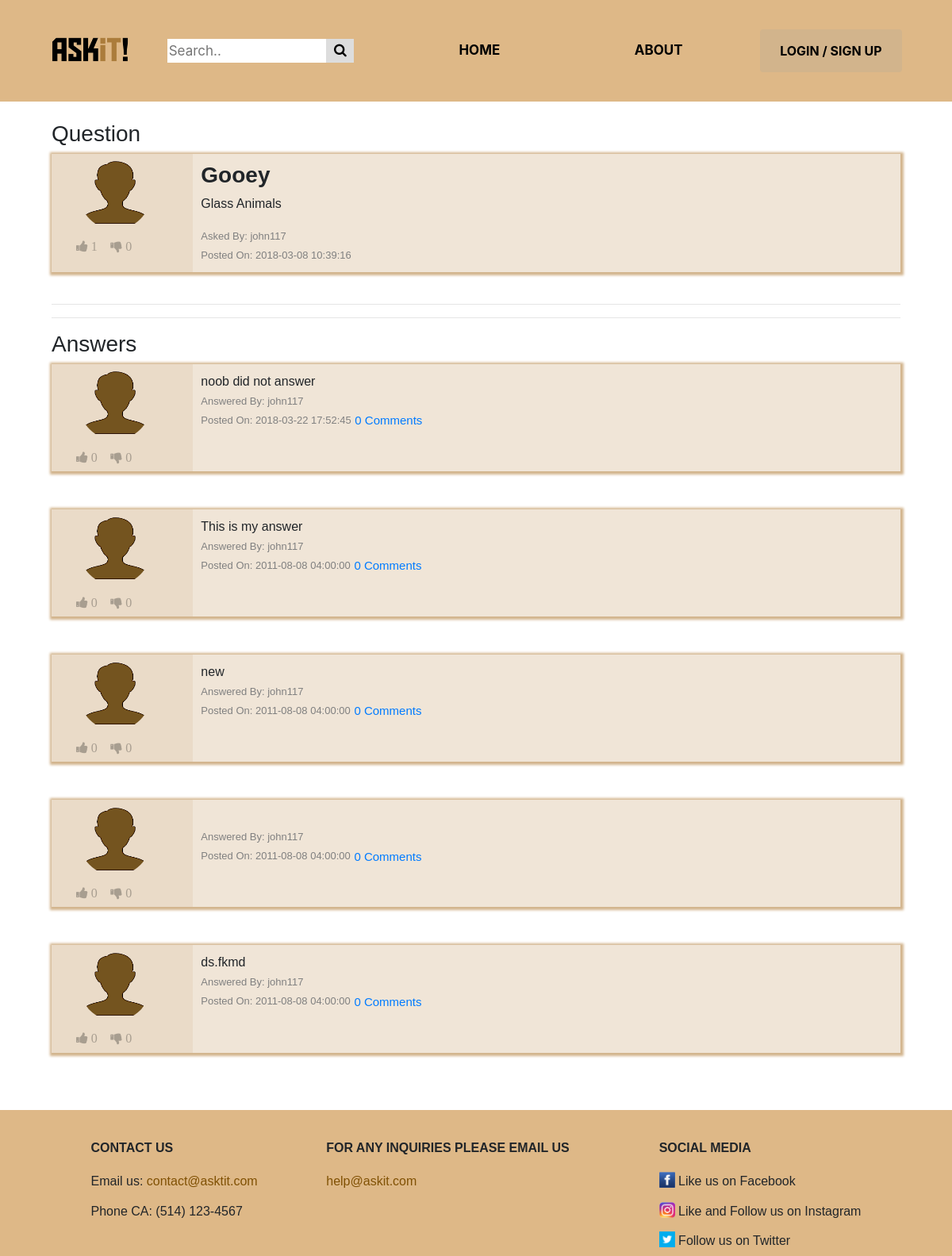
Screenshot of /home_page/questionThreadPage.php?questionid=5 with the database file from the repository.
### tables this page shows
CREATE TABLE IF NOT EXISTS `questions` (
  `id` int(11) NOT NULL AUTO_INCREMENT,
  `account_id` int(11) DEFAULT NULL,
  `header` varchar(100) NOT NULL DEFAULT 'Ain''t it Fun',
  `content` varchar(500) NOT NULL DEFAULT 'Brick by Boring Brick',
  `date` timestamp NOT NULL DEFAULT CURRENT_TIMESTAMP,
  `upvotes` mediumint(8) UNSIGNED NOT NULL DEFAULT '0',
  `downvotes` mediumint(8) UNSIGNED NOT NULL DEFAULT '0',
  `tags` varchar(100) NOT NULL DEFAULT 'noob',
  PRIMARY KEY (`id`),
  KEY `fk_questions_account_id` (`account_id`)
);

CREATE TABLE IF NOT EXISTS `accounts` (
  `id` int(11) NOT NULL AUTO_INCREMENT,
  `username` varchar(20) NOT NULL DEFAULT 'john117',
  `password` varchar(500) DEFAULT NULL,
  `name` varchar(25) NOT NULL DEFAULT 'default name',
  `last_name` varchar(25) NOT NULL DEFAULT 'default  last',
  `gender` set('Male','Female','Other') NOT NULL DEFAULT 'Male',
  `security_one` set('What is the first name of the person you first kissed?','What is the last name of the teacher who gave you your first failing grade?','What is your pets name?','What was the name of your elementary / primary school?','In what city or town does your nearest sibling live?','What was your childhood nickname?','What is the name of your favorite childhood friend?') DEFAULT 'What is the first name of the person you first kissed?',
  `security_two` set('In what city or town did your mother and father meet?','What is the middle name of your oldest child?','What is your favorite team?','What is your favorite movie?','What was your favorite sport in high school?','What was your favorite food as a child?','Who is your childhood sports hero?','What was the name of the company where you had your first job?') NOT NULL DEFAULT 'In what city or town did your mother and father meet?',
  `answer_one` varchar(20) NOT NULL DEFAULT 'a1',
  `answer_two` varchar(20) NOT NULL DEFAULT 'a2',
  `bio` varchar(500) NOT NULL DEFAULT 'Training to be like goku',
  `profession` set('Gamer','Student','Potatoe','Teacher','Professor','Hipster','Trainer','Sloth') NOT NULL DEFAULT 'Potatoe',
  `pin` varchar(4) DEFAULT NULL,
  `profile_picture_path` varchar(500) NOT NULL DEFAULT '../img/avatar2.png',
  PRIMARY KEY (`id`),
  UNIQUE KEY `username` (`username`)
);

CREATE TABLE IF NOT EXISTS `answers` (
  `id` int(11) NOT NULL AUTO_INCREMENT,
  `account_id` int(11) DEFAULT NULL,
  `question_id` int(11) DEFAULT NULL,
  `content` varchar(500) NOT NULL DEFAULT 'noob did not answer',
  `date` timestamp NOT NULL DEFAULT CURRENT_TIMESTAMP,
  `upvotes` mediumint(8) UNSIGNED NOT NULL DEFAULT '0',
  `downvotes` mediumint(8) UNSIGNED NOT NULL DEFAULT '0',
  `best` tinyint(1) DEFAULT NULL,
  PRIMARY KEY (`id`),
  KEY `fk_answers_account_id` (`account_id`),
  KEY `fk_answers_question_id` (`question_id`)
);

### public_html/home_page/questionThreadPage.php (the view, shortened to what the rows shown need)
<?php
	include('header.php');
	include_once('..\..\private\controllers\comment_controller.php');
	include_once('..\..\private\models\Question.php');
	include_once('..\..\private\models\Answer.php');
	include_once('..\..\private\controllers\QuestionThreadController.php');
	require "../../private/controllers/Vote.php";
	echo "<link rel='stylesheet' type='text/css' href='../css/homepage.css'>
		<link rel='stylesheet' type='text/css' href='../css/questionThread.css'>";
	if (isset($_GET['questionid'])){
		$questId= $_GET['questionid'];
		$votesQ=[];
		$votesA=[];
		$qtc = new QuestionThreadController();
		$questionThread = $qtc::getQuestionThread($questId);
		$row = $questionThread->getQuestion();
		echo "<div class = 'container'>";
		$vote=getVote($votesQ,$row->getId());
	    if($questId==$vote['ref_id'])
	    	$vote_class=Vote::getClass($vote);
	    else
	    	$vote_class=Vote::getClass(false);
		echo "
		<br>
		<h3>Question</h3>
		<div class= 'questionBlock'>
		<div class='col-md-2 '>";
		$file_path=$questionThread->getQuestionFileName();
        echo "
        	<div class='col-md-10'><img class='circle_img' src=".$file_path."></div>
			<! ---------------------------- Left column of the Question Block ------------------------ -->
            <div class='details vote_btns ".$vote_class." '>
            <form action= '.\Like.php?ref=questions&ref_id=".$row->getId()."&vote=1&page=questionThreadPage.php?questionid=".$row->getId()."'' method='POST'>
              <button type='submit' class='vote_btn vote_like' ";
              if(!isset($_SESSION['userid'])){
              	echo "disabled";
              }
            echo "><i class='fa fa-thumbs-up'> ". $row->getUpvotes() . "</i></button>
            </form>
            <form action='.\Like.php?ref=questions&ref_id=".$row->getId()."&vote=-1&page=questionThreadPage.php?questionid=".$row->getId()."' method='POST'>
              <button type='submit' class='vote_btn vote_dislike' ";
              if(!isset($_SESSION['userid'])){
              	echo "disabled";
              }
            echo "><i class='fa fa-thumbs-down'> ". $row->getDownvotes() . "</i></button>
              </form>
            ";
			echo "</div></div>
		    <div class='col-md-10 question'>
		        <h3><strong>".$row->getHeader()."</strong></h3>
		        <p>".$row->getContent()."</p>
		        <span class ='questionByDetail'>
			        Asked By: ".$questionThread->getQuestionName()."<br>
				  	Posted On: ".$row->getDate();
		        echo" </span>
		    </div>
	    </div><br><hr>";
		echo "<hr><h3>Answers</h3>";
		$answerRow = $questionThread->getAnswerThreadArray();
		$counter=0;
		if($answerRow != null){
			foreach ($answerRow as $info){
				echo "<div class = 'block'>";
				$answerInfo = $info->getAnswer();
				$voteA=getVote($votesA,$answerInfo->getId());
				if($answerInfo->getId()==$voteA['ref_id'])
	    			$vote_class=Vote::getClass($voteA);
	    		else
	    			$vote_class=Vote::getClass(false);
	    		$commentRow=[];
				echo "
				<div class= 'answerBlock'>
				<div class='col-md-2 '>";
				$file_path=$info->getAnswerFileName();
		        echo "<div class='col-md-10'><img class='circle_img' src=".$file_path."></div>
				<! ---------------------------- Left column of the Answer Block ------------------------ -->
	            <div class='details vote_btns ".$vote_class." '>
  	            <form action= '.\Like.php?ref=answers&ref_id=".$answerInfo->getId()."&vote=1&page=questionThreadPage.php?questionid=".$row->getId()."' method='POST'>
  	              <button type='submit' class='vote_btn vote_like' ";
  	              if(!isset($_SESSION['userid'])){
  	              	echo "disabled";
  	              }
  	            echo "><i class='fa fa-thumbs-up'> ". $answerInfo->getUpvotes() . "</i></button>
  	            </form>
  	            <form action='.\Like.php?ref=answers&ref_id=".$answerInfo->getId()."&vote=-1&page=questionThreadPage.php?questionid=".$row->getId()."' method='POST'>
  	              <button type='submit' class='vote_btn vote_dislike' ";
  	              if(!isset($_SESSION['userid'])){
  	              	echo "disabled";
  	              }
  	            echo "><i class='fa fa-thumbs-down'> ". $answerInfo->getDownvotes() . "</i></button>
  	              </form>
  	            </div></div>";
  	            echo "
			        <div class='question col-md-10'>
			            ".$answerInfo->getContent()."<br>
			            <span class ='questionByDetail'>
				            Answered By: ".$info->getAnswerName()."<br>
						  	Posted On: ".$answerInfo->getDate()."
						  	<a class='btn btn-link commentButton' data-toggle='collapse' href='#allComments".$counter."' role='button' aria-expanded='false' aria-controls='allComments".$counter."'>
						  	".sizeof($commentRow)."
							Comments
							</a>
			            </span>
			        </div>
			        </div>
		    	";
		    	echo "<div class='collapse' id='allComments".$counter."'>";
		    	echo "</div></div><br><br>";
		    	$counter++;
			}
		}
	}
	else
		echo "Question not found";
	echo "</div>";
	function getVote($votes,$info_id){
	    return false;
	}
	include('footer.php');
?>

### rows the page displays
questions: account.profile_picture_path (picture), upvotes "1", downvotes "0", header "Gooey", content "Glass Animals", account.username "john117", date "2018-03-08 10:39:16"
answers: account.profile_picture_path (picture), upvotes "0", downvotes "0", content "noob did not answer", account.username "john117", date "2018-03-22 17:52:45", sizeof($commentRow) "0"
answers: account.profile_picture_path (picture), upvotes "0", downvotes "0", content "This is my answer", account.username "john117", date "2011-08-08 04:00:00", sizeof($commentRow) "0"
answers: account.profile_picture_path (picture), upvotes "0", downvotes "0", content "new", account.username "john117", date "2011-08-08 04:00:00", sizeof($commentRow) "0"
answers: account.profile_picture_path (picture), upvotes "0", downvotes "0", account.username "john117", date "2011-08-08 04:00:00", sizeof($commentRow) "0"
answers: account.profile_picture_path (picture), upvotes "0", downvotes "0", content "ds.fkmd", account.username "john117", date "2011-08-08 04:00:00", sizeof($commentRow) "0"
